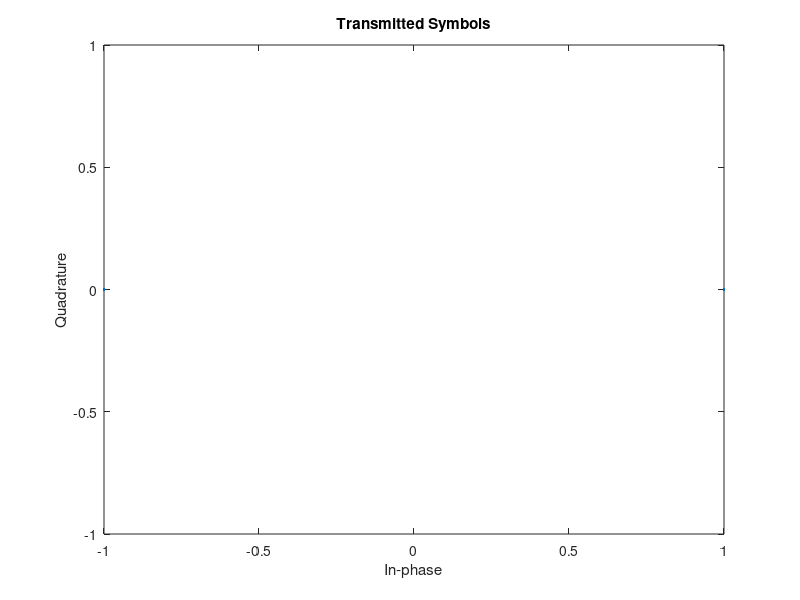
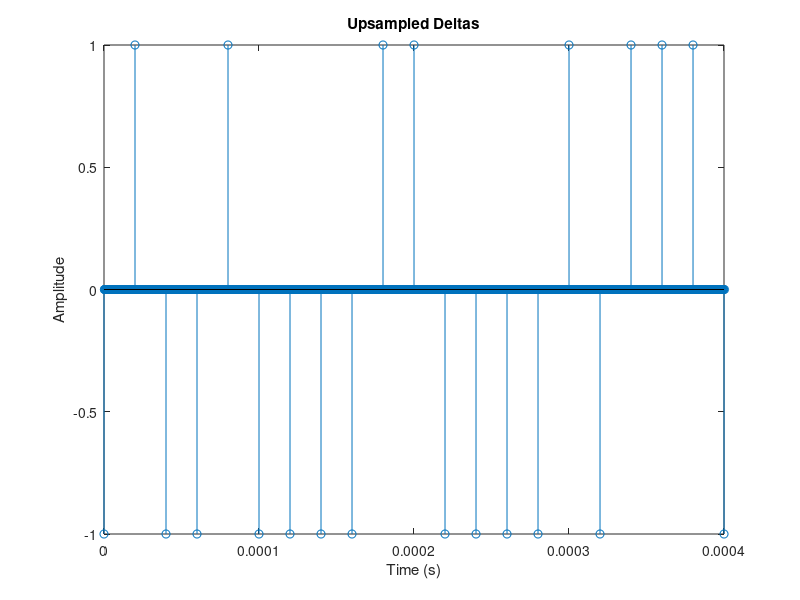

MATLAB code to generate these figures, in order: (Note: this script raises an error after producing the figures.)
%% Simulation Setup

Fc = 1e6; % Carrier frequency in Hz
Fs = 4e6; % Sampling rate
Rs = 50e3; % Symbol rate in symbols/sec (baud)
B = 350e3; % Bandwidth

sps = Fs / Rs; % Number of samples per symbol
num_symbols = 368; % Number of symbols/bits to send
num_samples = num_symbols * sps; % Number of discrete samples

% Use these guys for plotting
t = linspace(0, num_symbols / Rs, num_samples); % Time variable
f = linspace(-Fs/2,Fs/2, num_samples); % Frequency variable

% Clear all previous figures before starting
close all;

%% Mapping Bits to Symbols

% Below are the bits for the binary message that we want to send

bits = [0 1 0 0 1 0 0 0 0 1 1 0 0 0 0 1 0 1 1 1 0 0 1 0 0 1 1 0 0 1 0 0 0 1,... 
        1 1 0 1 1 1 0 1 1 0 0 0 0 1 0 1 1 1 0 0 1 0 0 1 1 0 0 1 0 1 0 0 1 0,...
        0 0 0 0 0 1 0 1 0 0 1 1 0 1 1 1 0 1 0 1 0 1 1 0 0 0 1 1 0 1 1 0 1 0,...
        1 1 0 1 1 1 0 0 1 1 0 0 1 0 0 0 0 0 0 1 0 1 0 0 1 1 0 1 1 1 0 1 1 1,...
        0 1 1 0 1 0 0 1 0 1 1 1 0 1 0 0 0 1 1 0 0 0 1 1 0 1 1 0 1 0 0 0 0 0,...
        1 0 0 0 0 0 0 1 0 1 0 1 0 0 0 1 1 0 1 1 1 1 0 0 1 0 0 0 0 0 0 1 0 0,...
        0 0 1 1 0 1 1 0 1 1 1 1 0 1 1 0 1 1 0 1 0 1 1 1 0 0 0 0 0 1 1 1 0 1,...
        0 1 0 1 1 1 0 1 0 0 0 1 1 0 0 1 0 1 0 1 1 1 0 0 1 0 0 0 1 0 0 0 0 0,...
        0 1 0 0 0 1 0 1 0 1 1 0 1 1 1 0 0 1 1 0 0 1 1 1 0 1 1 0 1 0 0 1 0 1,...
        1 0 1 1 1 0 0 1 1 0 0 1 0 1 0 1 1 0 0 1 0 1 0 1 1 1 0 0 1 0 0 1 1 0,...
        1 0 0 1 0 1 1 0 1 1 1 0 0 1 1 0 0 1 1 1 0 0 1 0 0 0 0 1];

% Convert to BPSK Symbols (1's and -1's)
symbols = bits;
symbols(symbols == 0) = -1;

% Visualize BPSK Symbols in a Constellation Diagram
scatterplot(symbols);
title("Transmitted Symbols");

%% Represent Symbols as Time Shifted Deltas

% Use upsample to form a delta train
deltas = upsample(symbols, sps);

% Visualize Deltas (xlimited to only first ~20 symbols)
figure;
stem(t, deltas);
title("Upsampled Deltas");
xlabel('Time (s)');
ylabel('Amplitude');
xlim([0, 0.0004]);

%% Filter Deltas with Transmitter Filter

% Use an SRRC as the pulse shape filter 
beta = 0.5; % RRC rolloff factor
span = 5; % number of symbols for length of filter impulse response
ps_filter = rcosdesign(beta, span, sps, 'sqrt'); 

% Convolve the deltas with the rectangular window
transmited_baseband = conv(deltas, ps_filter, 'same'); 

% Visualize Transmitted Baseband Signal
figure;
plot(t, transmited_baseband);
title("Transmited Baseband Signal");
xlabel('Time (s)');
ylabel('Amplitude');
xlim([0, 0.0004]);

%% Modulate Baseband Signal to Passband

% TODO 1.1: Edit modulate_carrier to implement a constant phase_offset
% Hint: Add phase_offset as an input paramter to modulate_carrier

phase_offset = 0;
transmitted_signal = modulate_carrier(transmited_baseband, Fc, t, phase_offset);

%% Transmit Through Wireless Channel

snr = 10;
received_signal = add_channel_impairments(transmitted_signal, B, Fc, Fs, snr);

% Here we skipped the channel impairments to better showcase our phase and
% frequency offsets
% received_signal = transmitted_signal;

% Plot the Received Signal
figure;
plot(t, received_signal)
title("Received Signal")
xlabel('Time (s)');
ylabel('Amplitude');
xlim([0, 0.0004]);

%% Demodulation

% TODO 1.2: Encorporate a random frequency offset

Fr = Fc + 0;

% TODO Comment this out to replace with the costas_loop function
% [I, Q] = naive_demod(received_signal, Fr, Fs, t);

% TODO: Normalize the signal for stability of PID tuning constants
normalized_signal = normalize(received_signal);

% PID Tuning Constants
Kp = 0.1;
Ki = 0.002;
Kd = 0;

% TODO 1.6.1: Complete Costas Loop function
[I, Q, theta, err] = costas_loop(normalized_signal, Fc, Fs, t, Kp, Ki, Kd);

figure;
plot(t, I)
title("Received In Phase Component")
xlabel('Time (s)');
ylabel('Amplitude');
xlim([0, 0.0004]);

%% Apply Receiver Impulse Response

% Combine I and Q components to construct the received baseband signal (I + jQ)
received_baseband = I + 1j * Q;

% Convolve the received baseband signal with the receiver filter
received_samples = conv(received_baseband, ps_filter, 'same'); 

%% Sample and Detect Symbols

% (Naively) sample the received signal at the symbol rate to get the received symbols
received_symbols = downsample(received_samples, sps);

% Visualize the received symbols in a constellation diagram (scatterplot)
scatterplot(received_symbols);
title("Received Symbols");

% Apply Thresholding to detect the symbols (turning them back to 1's and -1's)
received_symbols(received_symbols > 0) = 1;
received_symbols(received_symbols <= 0) = -1;

%% Map Symbols back to Bits

% Map the detected symbols back to bits (turn them back to 1's and 0's
detected_bits = received_symbols;
detected_bits(detected_bits == -1) = 0;

% Calculate Bit Error Rate
num_bit_errors = sum(detected_bits(1:length(bits)) ~= bits)
BER = 100 * num_bit_errors / length(bits)

%% Decode and Display Message

% If you have successfully decoded the message, you should see a nice
% message
s = string(detected_bits);
s = strjoin(s);
s = strrep(s, " ", "");
disp(s);
s_len = length(char(s))
inputString = char(s);
binaryString = inputString(1:end-mod(length(inputString),8));
binaryChunks = reshape(binaryString, 8, []).';
asciiChars = char(bin2dec(binaryChunks)).';
disp(asciiChars);
